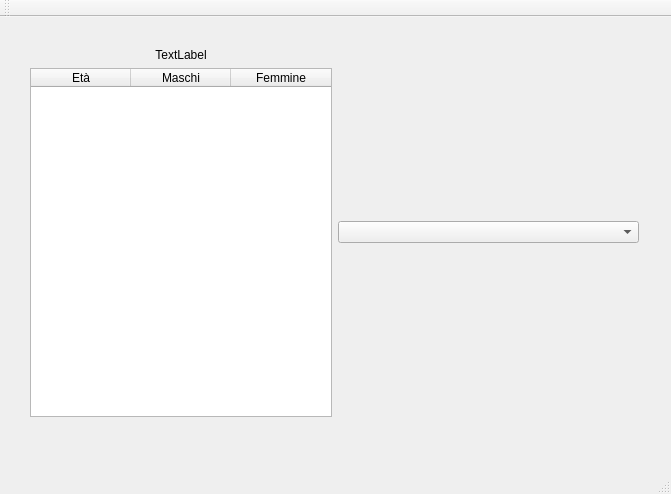
<?xml version="1.0" encoding="UTF-8"?>
<ui version="4.0">
 <class>MainWindow</class>
 <widget class="QMainWindow" name="MainWindow">
  <property name="geometry">
   <rect>
    <x>0</x>
    <y>0</y>
    <width>671</width>
    <height>494</height>
   </rect>
  </property>
  <property name="windowTitle">
   <string>MainWindow</string>
  </property>
  <widget class="QWidget" name="centralWidget">
   <widget class="QWidget" name="horizontalLayoutWidget">
    <property name="geometry">
     <rect>
      <x>19</x>
      <y>20</y>
      <width>631</width>
      <height>391</height>
     </rect>
    </property>
    <layout class="QHBoxLayout" name="horizontalLayout">
     <item>
      <layout class="QVBoxLayout" name="table_container">
       <item>
        <widget class="QLabel" name="uicity">
         <property name="text">
          <string>TextLabel</string>
         </property>
         <property name="alignment">
          <set>Qt::AlignCenter</set>
         </property>
        </widget>
       </item>
       <item>
        <widget class="QTableWidget" name="uitable">
         <property name="sizePolicy">
          <sizepolicy hsizetype="Preferred" vsizetype="Expanding">
           <horstretch>0</horstretch>
           <verstretch>0</verstretch>
          </sizepolicy>
         </property>
         <property name="rowCount">
          <number>0</number>
         </property>
         <property name="columnCount">
          <number>3</number>
         </property>
         <column>
          <property name="text">
           <string>Età</string>
          </property>
         </column>
         <column>
          <property name="text">
           <string>Maschi</string>
          </property>
         </column>
         <column>
          <property name="text">
           <string>Femmine</string>
          </property>
         </column>
        </widget>
       </item>
      </layout>
     </item>
     <item>
      <layout class="QVBoxLayout" name="charts_container">
       <item>
        <widget class="QComboBox" name="uicities"/>
       </item>
      </layout>
     </item>
    </layout>
   </widget>
  </widget>
  <widget class="QMenuBar" name="menuBar">
   <property name="geometry">
    <rect>
     <x>0</x>
     <y>0</y>
     <width>671</width>
     <height>22</height>
    </rect>
   </property>
  </widget>
  <widget class="QToolBar" name="mainToolBar">
   <attribute name="toolBarArea">
    <enum>TopToolBarArea</enum>
   </attribute>
   <attribute name="toolBarBreak">
    <bool>false</bool>
   </attribute>
  </widget>
  <widget class="QStatusBar" name="statusBar"/>
 </widget>
 <layoutdefault spacing="6" margin="11"/>
 <resources/>
 <connections/>
</ui>
